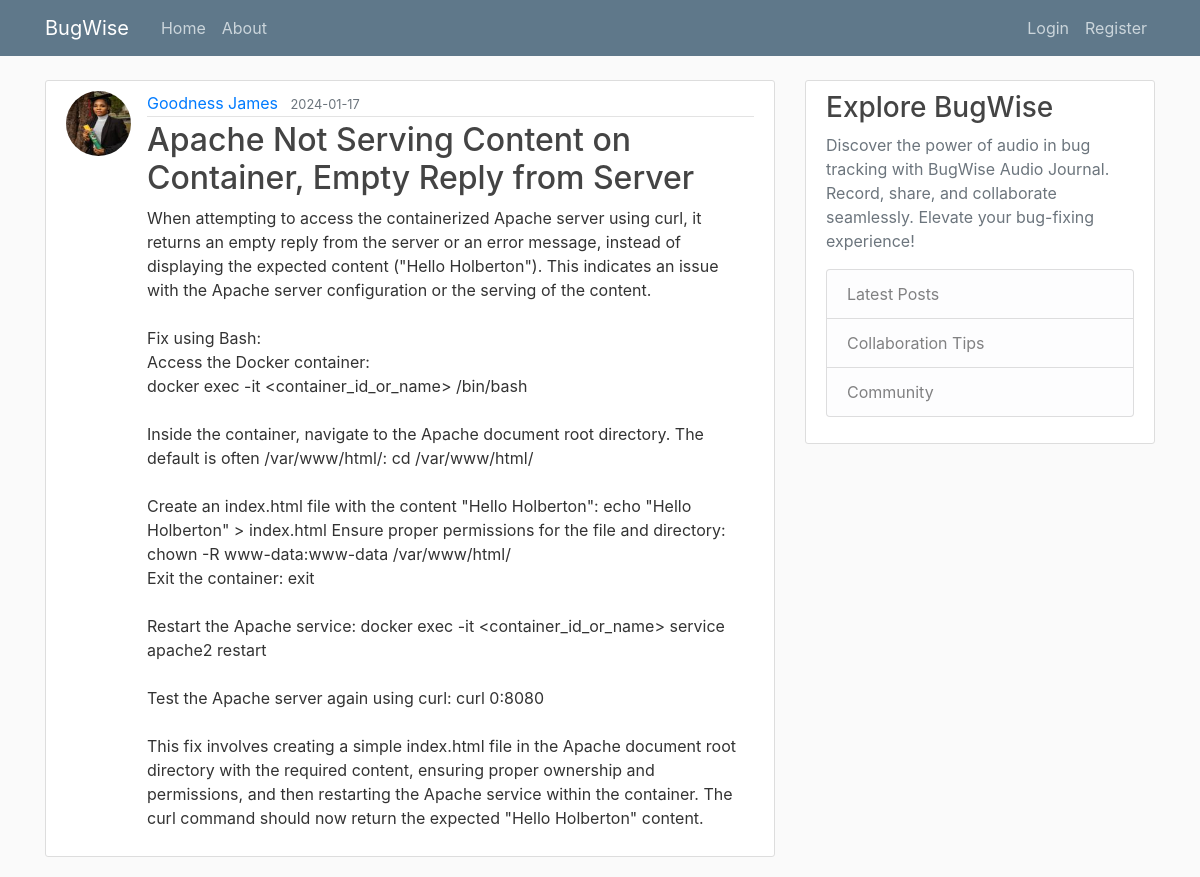
/post/1, run on an earlier commit of the app's database.
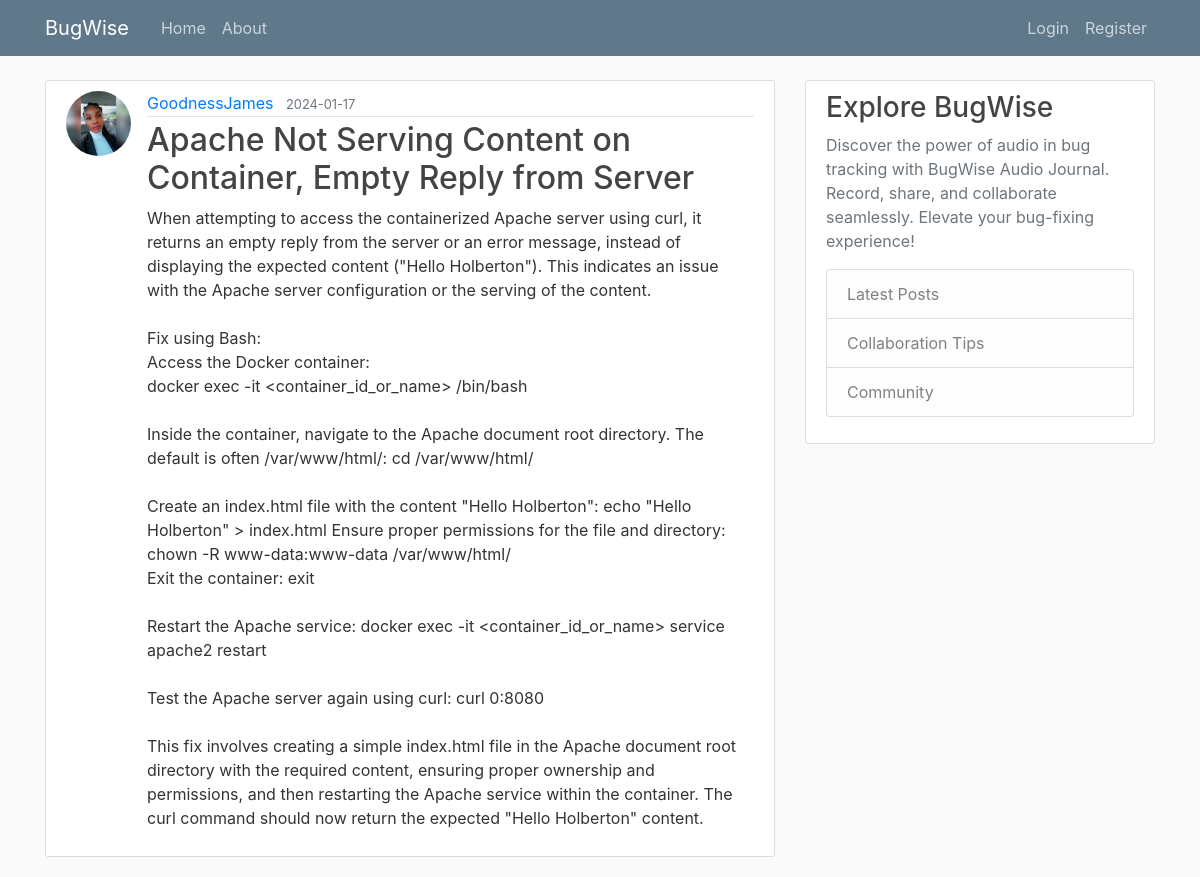
And on a later commit of the database.
### audio_journal/models.py (models this page shows, shortened)
class User(db.Model, UserMixin):
    id = db.Column(db.Integer, primary_key=True)
    username = db.Column(db.String(20), unique=True, nullable=False)
    email = db.Column(db.String(120), unique=True, nullable=False)
    image_file = db.Column(db.String(20), nullable=False,
                           default='default.jpg')
    password = db.Column(db.String(60), nullable=False)
    posts = db.relationship('Post', backref='author', lazy=True)

### audio_journal/routes.py (the view)
@app.route("/post/<int:post_id>")
def post(post_id):
    post = Post.query.get_or_404(post_id)
    return render_template("post.html", title=post.title, post=post)

### audio_journal/templates/post.html (shortened to what this page needs)
{% extends "layout.html" %}
{% block content %}
    <article class="media content-section">
        <img class="rounded-circle article-img" src="{{ url_for('static', filename='profile_pics/' + post.author.image_file) }}" alt="User image attached to a post">
        <div class="media-body">
            <div class="article-metadata">
                <a class="mr-2" href="{{ url_for('user_posts', username=post.author.username) }}">{{ post.author.username }}</a>
                <small class="text-muted">{{ post.date_posted.strftime("%Y-%m-%d") }}</small>
            </div>
            <h2 class="article-title">{{ post.title }}</h2>
            <p class="article-content">{{ post.content }}</p>
        </div>
    </article>
{% endblock content %}

What changed in the data, as far as the page shows it:
changed User: image_file: a different picture; author.username "Goodness James" → "GoodnessJames"
